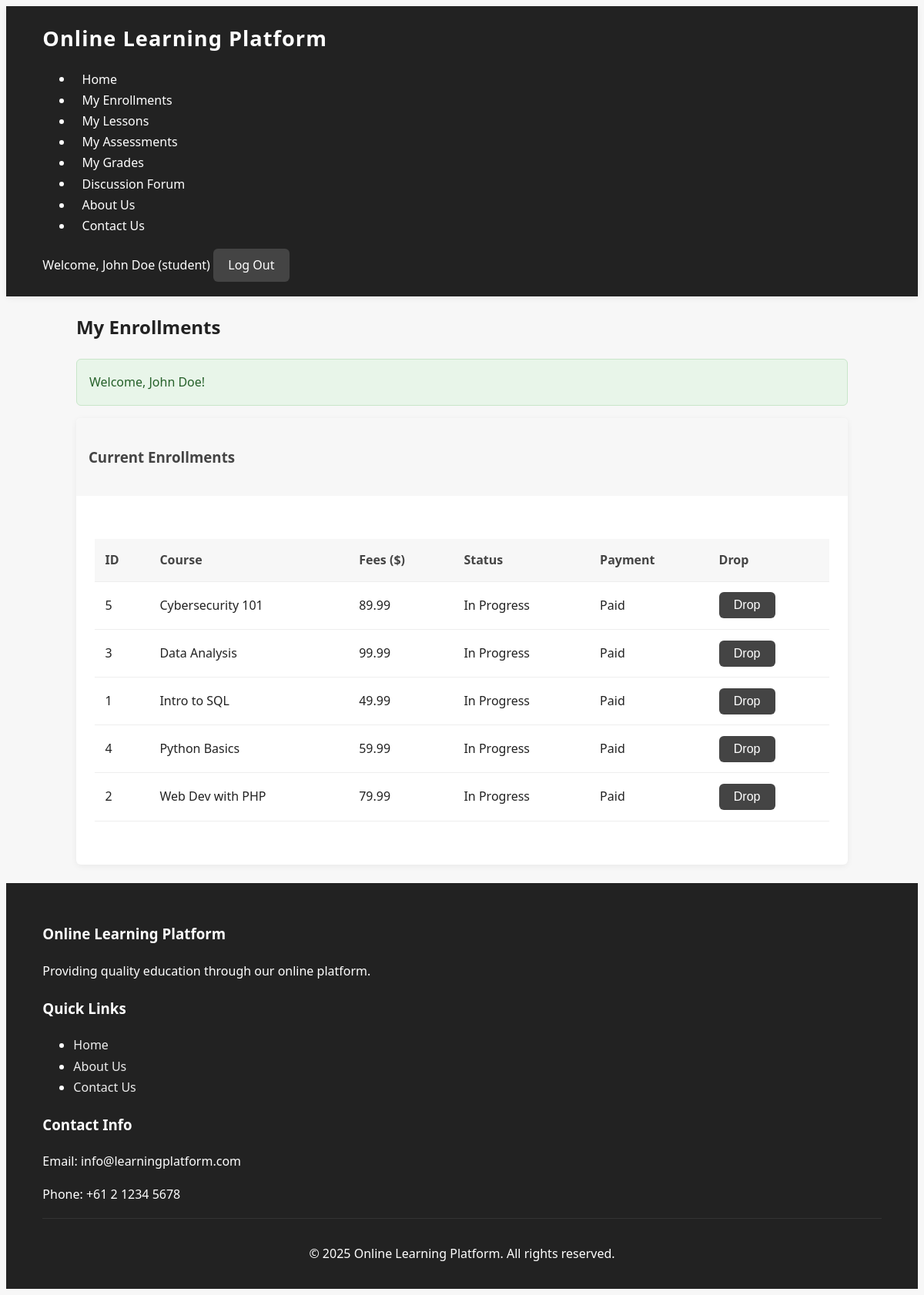
/enrollments.php (signed in), run on the app's committed database.
### tables this page shows
CREATE TABLE Enrollment (
  enrollment_id INT AUTO_INCREMENT PRIMARY KEY,
  student_id INT NOT NULL,
  course_id INT NOT NULL,
  enrollment_date DATETIME DEFAULT CURRENT_TIMESTAMP,
  completion_status VARCHAR(50),
  FOREIGN KEY (student_id) REFERENCES Student(student_id),
  FOREIGN KEY (course_id) REFERENCES Course(course_id)
);

CREATE TABLE Course (
  course_id INT AUTO_INCREMENT PRIMARY KEY,
  title VARCHAR(200) NOT NULL,
  description TEXT,
  price DECIMAL(10,2) NOT NULL,
  instructor_id INT NOT NULL,
  created_at DATETIME DEFAULT CURRENT_TIMESTAMP,
  FOREIGN KEY (instructor_id) REFERENCES Instructor(instructor_id)
);

### enrollments.php (the view, shortened to what this page needs)
<?php
require_once 'db_connection.php';
require_once 'be_auth.php';
if (is_admin()) {
    $enrollments_query = "SELECT e.enrollment_id, e.completion_status,
                         c.course_id, c.title, c.price,
                         s.student_id, s.name
                         FROM Enrollment e, Course c, Student s
                         WHERE e.course_id = c.course_id
                         AND e.student_id = s.student_id
                         ORDER BY e.completion_status, s.name, c.title";
    $enrollments_result = $conn->query($enrollments_query);
    $students_query = "SELECT student_id, name FROM student";
    $students_result = $conn->query($students_query);
    $courses_query = "SELECT course_id, title FROM course";
    $courses_result = $conn->query($courses_query);
} else {
    $enrollments_query = "
                        SELECT
                            e.enrollment_id, e.completion_status,
                            c.course_id, c.title, c.price,
                            s.student_id, s.name,
                            p.payment_id
                        FROM Enrollment e
                        JOIN Course c ON e.course_id = c.course_id
                        JOIN Student s ON e.student_id = s.student_id
                        LEFT JOIN Payment p ON p.student_id = e.student_id AND p.course_id = e.course_id
                        WHERE e.student_id = " . intval($_SESSION['user_id']) . "
                        ORDER BY e.completion_status, c.title
                    ";
    $enrollments_result = $conn->query($enrollments_query);
}
include 'inc_header_nav.php';
?>
<div class="container">
    <h2><?php echo is_student() ? 'My Enrollments' : 'Enrollment Management'; ?></h2>
    <?php display_message(); ?>
    <div class="card">
        <div class="card-header">
            <h3>Current Enrollments</h3>
        </div>
        <div class="card-body">
            <?php if ($enrollments_result->num_rows > 0): ?>
                <div class="table-container">
                    <table>
                        <thead>
                            <tr>
                                <th>ID</th>
                                <th>Course</th>
                                <th>Fees ($)</th>
                                <th>Status</th>
                                <?php if (is_student()): ?>
                                    <th>Payment</th>
                                    <th>Drop</th>
                                <?php endif; ?>
                            </tr>
                        </thead>
                        <tbody>
                        <?php while ($enrollment = $enrollments_result->fetch_assoc()): ?>
                            <tr>
                                <td><?php echo $enrollment['enrollment_id']; ?></td>
                                <td><?php echo htmlspecialchars($enrollment['title']); ?></td>
                                <td><?php echo number_format($enrollment['price'], 2); ?></td>
                                <td class="status-<?php echo $enrollment['completion_status']; ?>">
                                    <?php echo ucfirst($enrollment['completion_status']); ?>
                                </td>
                                <?php if (is_student()): ?>
                                    <td>
                                        <?php if (!empty($enrollment['payment_id'])): ?>
                                            <span class="badge badge-success">Paid</span>
                                        <?php endif; ?>
                                    </td>
                                    <td>
                                        <form action="be_enrollments_update.php" method="post" style="display:inline;">
                                            <button type="submit" class="btn btn-danger btn-sm" onclick="return confirm('Are you sure you want to drop this course?');">Drop</button>
                                        </form>
                                    </td>
                                <?php endif; ?>
                            </tr>
                        <?php endwhile; ?>
                    </tbody>
                    </table>
                </div>
            <?php else: ?>
                <p>No enrollments found.</p>
            <?php endif; ?>
        </div>
    </div>
</div>
<?php
include 'inc_footer.php';
?>

### inc_header_nav.php (shortened to what this page needs)
<!DOCTYPE html>
<html lang="en">
<head>
    <link rel="stylesheet" href="style.css">
</head>
<body>
    <header>
        <div class="container">
            <div class="logo">
                <h1>Online Learning Platform</h1>
            </div>
            <nav>
                <ul>
                    <li><a href="index.php">Home</a></li>
                    <?php if (isset($_SESSION['user_id'])): ?>
                        <?php if ($_SESSION['role'] == 'admin'): ?>
                            <li><a href="courses.php">Manage Courses</a></li>
                            <li><a href="assessments.php">Manage Assessments</a></li>
                            <li><a href="enrollments.php">Manage Enrollments</a></li>
                            <li><a href="lessons.php">Manage Lessons</a></li>
                            <li><a href="grades.php">Manage Grades</a></li>
                            <li><a href="payments.php">View Payment</a></li>
                            <li><a href="forum.php">Manage Discussion Forum</a></li>
                        <?php elseif ($_SESSION['role'] == 'student'): ?>
                            <li><a href="enrollments.php">My Enrollments</a></li>
                            <li><a href="lessons.php">My Lessons</a></li>
                            <li><a href="assessments.php">My Assessments</a></li>
                            <li><a href="grades.php">My Grades</a></li>
                            <li><a href="forum.php">Discussion Forum</a></li>
                        <?php endif; ?>
                    <?php endif; ?>
                    <li><a href="about.php">About Us</a></li>
                    <li><a href="contact.php">Contact Us</a></li>
                </ul>
            </nav>
            <div class="auth-bar">
                <?php if (isset($_SESSION['user_id'])): ?>
                    <span>Welcome, <?php echo htmlspecialchars($_SESSION['name']); ?> (<?php echo htmlspecialchars($_SESSION['role']); ?>)</span>
                    <a href="be_logoff.php" class="btn btn-logout">Log Out</a>
                <?php else: ?>
                    <a href="index.php" class="btn btn-login">Login</a>
                <?php endif; ?>
            </div>
        </div>
    </header>
    <main class="container">

### be_auth.php (shortened to what this page needs)
<?php
function is_logged_in() {
    return isset($_SESSION['user_id']);
}
function has_role($role) {
    return $_SESSION['role'] == $role;
}
function is_student() {
    return has_role('student');
}
function get_message() {
    if (isset($_SESSION['message'])) {
        $message = $_SESSION['message'];
        $type = $_SESSION['message_type'];
        return [
            'text' => $message,
            'type' => $type
        ];
    }
    return null;
}
function display_message() {
    $message = get_message();
    if ($message) {
        echo '<div class="alert alert-' . htmlspecialchars($message['type']) . '">';
        echo htmlspecialchars($message['text']);
        echo '</div>';
    }
}
?>

### inc_footer.php
</main>
    <footer>
        <div class="container">
            <div class="footer-content">
                <div class="footer-section">
                    <h3>Online Learning Platform</h3>
                    <p>Providing quality education through our online platform.</p>
                </div>
                <div class="footer-section">
                    <h3>Quick Links</h3>
                    <ul>
                        <li><a href="index.php">Home</a></li>
                        <li><a href="about.php">About Us</a></li>
                        <li><a href="contact.php">Contact Us</a></li>
                    </ul>
                </div>
                <div class="footer-section">
                    <h3>Contact Info</h3>
                    <p>Email: info@learningplatform.com</p>
                    <p>Phone: +61 2 1234 5678</p>
                </div>
            </div>
            <div class="footer-bottom">
                <p>&copy; <?php echo date('Y'); ?> Online Learning Platform. All rights reserved.</p>
            </div>
        </div>
    </footer>
</body>
</html>

### style.css (style rules this page uses)
:root { --primary-color: #444; --secondary-color: #222; --accent-color: #888; --light-color: #f7f7f7; --dark-color: #222; --success-color: #4caf50; --warning-color: #ff9800; --danger-color: #e57373; --text-color: #222; --border-radius: 6px; --box-shadow: 0 2px 8px rgba(0,0,0,0.06); }
body { font-family: 'Segoe UI', Arial, sans-serif; line-height: 1.7; color: var(--text-color); background-color: var(--light-color); }
.container { width: 92%; max-width: 1200px; margin: 0 auto; padding: 0 20px; }
a { text-decoration: none; color: var(--primary-color); transition: color 0.2s; }
header { background-color: var(--secondary-color); color: white; padding: 1.2rem 0; box-shadow: var(--box-shadow); }
.logo h1 { font-size: 1.7rem; margin: 0; letter-spacing: 1px; }
nav ul li a { color: white; font-weight: 500; padding: 0.3rem 0.7rem; border-radius: var(--border-radius); transition: background 0.2s, color 0.2s; }
.btn { display: inline-block; padding: 0.5rem 1.2rem; background-color: var(--primary-color); color: #fff; border: none; border-radius: var(--border-radius); cursor: pointer; font-size: 1rem; transition: background 0.2s, color 0.2s; }
.btn-login, .btn-success, .btn-warning, .btn-danger, .btn-logout { background-color: var(--primary-color); color: #fff; }
.table-container { overflow-x: auto; margin: 2rem 0; }
table { width: 100%; border-collapse: collapse; background-color: #fff; box-shadow: var(--box-shadow); }
th, td { padding: 0.85rem; text-align: left; border-bottom: 1px solid #eee; }
th { background-color: var(--light-color); color: var(--primary-color); font-weight: 600; }
.card { background-color: #fff; border-radius: var(--border-radius); box-shadow: var(--box-shadow); margin-bottom: 1.5rem; overflow: hidden; }
.card-header { padding: 1rem; background-color: var(--light-color); color: var(--primary-color); font-weight: 600; }
.card-body { padding: 1.5rem; }
.alert { padding: 1rem; margin-bottom: 1rem; border-radius: var(--border-radius); background: #f5f5f5; color: var(--primary-color); border: 1px solid #e0e0e0; }
.alert-success { background-color: #e8f5e9; color: #256029; border: 1px solid #c8e6c9; }
footer { background-color: var(--secondary-color); color: white; padding: 2rem 0 1rem; }
.footer-section h3 { color: #fff; }
.footer-section a { color: #eee; }
.footer-bottom { text-align: center; padding-top: 1rem; border-top: 1px solid rgba(255,255,255,0.08); }

### data on the page
enrollment: enrollment_id "5", course.title "Cybersecurity 101", course.price "89.99", completion_status "In Progress"
enrollment: enrollment_id "3", course.title "Data Analysis", course.price "99.99", completion_status "In Progress"
enrollment: enrollment_id "1", course.title "Intro to SQL", course.price "49.99", completion_status "In Progress"
enrollment: enrollment_id "4", course.title "Python Basics", course.price "59.99", completion_status "In Progress"
enrollment: enrollment_id "2", course.title "Web Dev with PHP", course.price "79.99", completion_status "In Progress"

### other printed values
$_SESSION['name'] "John Doe"
$_SESSION['role'] "student"
$message['text'] "Welcome, John Doe!"
